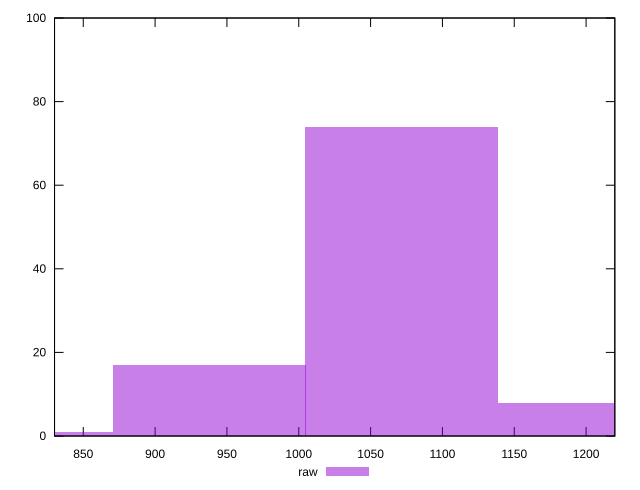

This chart was generated by the following gnuplot code:
reset

$raw <<EOF
1071.6685604524343 74
937.70999039588 17
803.7514203393257 1
1205.6271305089886 8
EOF

set key outside below
set boxwidth 133.9585700565543
set xrange [830:1220]
set yrange [0:100]
set trange [0:100]
set style fill transparent solid 0.5 noborder
set terminal svg size 640, 490 enhanced background rgb 'white'
set output "report_00015_2021-02-09T16-11-33.973Z/unused-javascript/samples/pages+cached+noadtech+nomedia+nocss/raw/histogram.svg"

plot $raw title "raw" with boxes

reset
